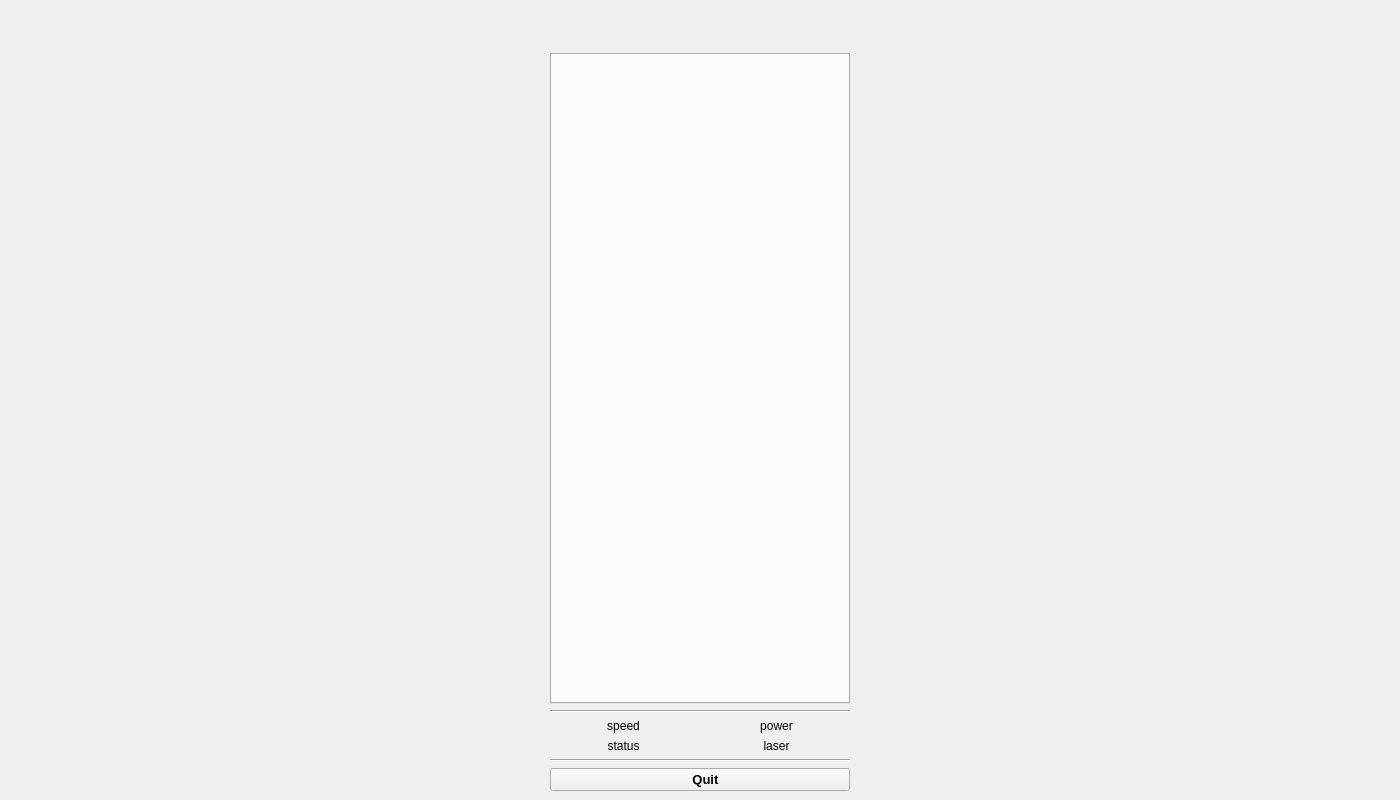
<?xml version="1.0" encoding="UTF-8"?>
<ui version="4.0">
 <class>MainWindow</class>
 <widget class="QMainWindow" name="MainWindow">
  <property name="geometry">
   <rect>
    <x>0</x>
    <y>0</y>
    <width>1400</width>
    <height>800</height>
   </rect>
  </property>
  <property name="sizePolicy">
   <sizepolicy hsizetype="Preferred" vsizetype="Preferred">
    <horstretch>0</horstretch>
    <verstretch>0</verstretch>
   </sizepolicy>
  </property>
  <property name="minimumSize">
   <size>
    <width>0</width>
    <height>0</height>
   </size>
  </property>
  <property name="baseSize">
   <size>
    <width>0</width>
    <height>0</height>
   </size>
  </property>
  <property name="font">
   <font>
    <pointsize>9</pointsize>
    <weight>50</weight>
    <bold>false</bold>
   </font>
  </property>
  <property name="windowTitle">
   <string>LMD</string>
  </property>
  <property name="windowIcon">
   <iconset>
    <normaloff>c.png</normaloff>c.png</iconset>
  </property>
  <property name="autoFillBackground">
   <bool>false</bool>
  </property>
  <property name="tabShape">
   <enum>QTabWidget::Rounded</enum>
  </property>
  <property name="dockNestingEnabled">
   <bool>false</bool>
  </property>
  <property name="unifiedTitleAndToolBarOnMac">
   <bool>false</bool>
  </property>
  <widget class="QWidget" name="centralwidget">
   <property name="font">
    <font>
     <pointsize>9</pointsize>
     <weight>50</weight>
     <italic>false</italic>
     <bold>false</bold>
    </font>
   </property>
   <layout class="QGridLayout" name="gridLayout">
    <item row="20" column="1">
     <layout class="QGridLayout" name="grdStatus">
      <item row="0" column="0">
       <widget class="QLabel" name="lblSpeed">
        <property name="text">
         <string>speed</string>
        </property>
        <property name="alignment">
         <set>Qt::AlignCenter</set>
        </property>
        <property name="margin">
         <number>3</number>
        </property>
        <property name="indent">
         <number>3</number>
        </property>
       </widget>
      </item>
      <item row="1" column="0">
       <widget class="QLabel" name="lblStatus">
        <property name="text">
         <string>status</string>
        </property>
        <property name="alignment">
         <set>Qt::AlignCenter</set>
        </property>
        <property name="margin">
         <number>3</number>
        </property>
        <property name="indent">
         <number>3</number>
        </property>
       </widget>
      </item>
      <item row="0" column="1">
       <widget class="QLabel" name="lblPower">
        <property name="text">
         <string>power</string>
        </property>
        <property name="alignment">
         <set>Qt::AlignCenter</set>
        </property>
        <property name="margin">
         <number>3</number>
        </property>
        <property name="indent">
         <number>3</number>
        </property>
       </widget>
      </item>
      <item row="1" column="1">
       <widget class="QLabel" name="lblLaser">
        <property name="text">
         <string>laser</string>
        </property>
        <property name="alignment">
         <set>Qt::AlignCenter</set>
        </property>
        <property name="margin">
         <number>3</number>
        </property>
        <property name="indent">
         <number>3</number>
        </property>
       </widget>
      </item>
     </layout>
    </item>
    <item row="0" column="0" rowspan="23">
     <layout class="QHBoxLayout" name="boxPlot">
      <property name="spacing">
       <number>0</number>
      </property>
     </layout>
    </item>
    <item row="22" column="1">
     <widget class="QPushButton" name="btnQuit">
      <property name="enabled">
       <bool>true</bool>
      </property>
      <property name="sizePolicy">
       <sizepolicy hsizetype="Minimum" vsizetype="Fixed">
        <horstretch>0</horstretch>
        <verstretch>0</verstretch>
       </sizepolicy>
      </property>
      <property name="minimumSize">
       <size>
        <width>300</width>
        <height>0</height>
       </size>
      </property>
      <property name="maximumSize">
       <size>
        <width>300</width>
        <height>16777215</height>
       </size>
      </property>
      <property name="font">
       <font>
        <pointsize>10</pointsize>
        <weight>75</weight>
        <bold>true</bold>
       </font>
      </property>
      <property name="autoFillBackground">
       <bool>false</bool>
      </property>
      <property name="text">
       <string>   Quit</string>
      </property>
      <property name="icon">
       <iconset theme="application-exit">
        <normaloff/>
       </iconset>
      </property>
      <property name="flat">
       <bool>false</bool>
      </property>
     </widget>
    </item>
    <item row="21" column="1">
     <widget class="Line" name="line_3">
      <property name="orientation">
       <enum>Qt::Horizontal</enum>
      </property>
     </widget>
    </item>
    <item row="19" column="1">
     <widget class="Line" name="line_2">
      <property name="orientation">
       <enum>Qt::Horizontal</enum>
      </property>
     </widget>
    </item>
    <item row="18" column="1">
     <widget class="QTabWidget" name="tabWidget">
      <property name="minimumSize">
       <size>
        <width>300</width>
        <height>0</height>
       </size>
      </property>
      <property name="maximumSize">
       <size>
        <width>300</width>
        <height>16777215</height>
       </size>
      </property>
      <property name="font">
       <font>
        <italic>false</italic>
       </font>
      </property>
      <property name="currentIndex">
       <number>-1</number>
      </property>
     </widget>
    </item>
    <item row="2" column="1" rowspan="14">
     <widget class="QLabel" name="lblLogo">
      <property name="frameShape">
       <enum>QFrame::NoFrame</enum>
      </property>
      <property name="lineWidth">
       <number>1</number>
      </property>
      <property name="text">
       <string/>
      </property>
      <property name="pixmap">
       <pixmap>c.png</pixmap>
      </property>
      <property name="alignment">
       <set>Qt::AlignCenter</set>
      </property>
     </widget>
    </item>
   </layout>
  </widget>
 </widget>
 <resources/>
 <connections/>
</ui>
